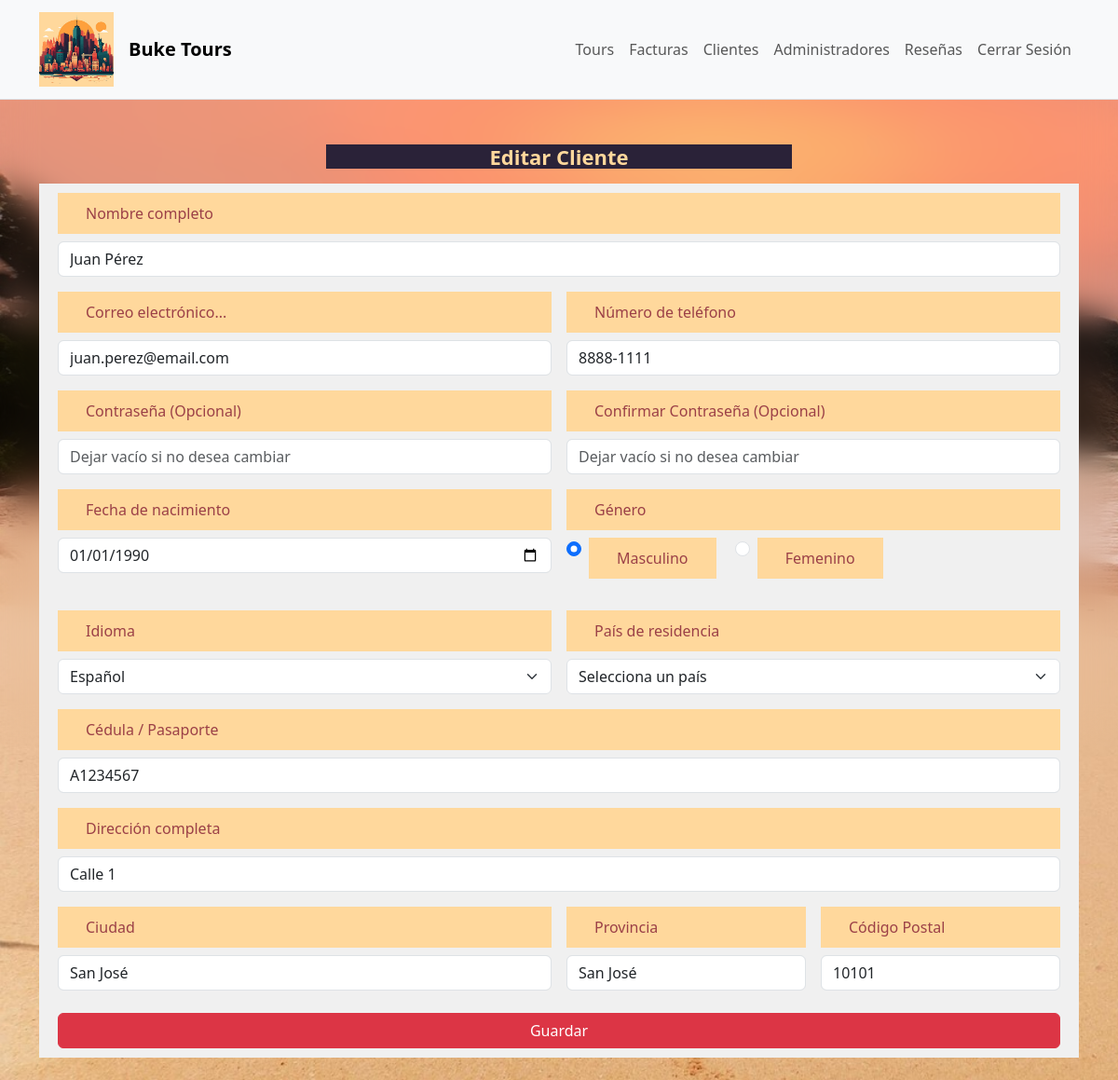
The page /admin/customers/edit.php?id=1 (signed in) on the database its author committed.
### tables this page shows
CREATE TABLE customer (
    id INT UNSIGNED NOT NULL AUTO_INCREMENT,
    full_name VARCHAR(200) NOT NULL,
    email VARCHAR(150) NOT NULL,
    password_hash VARCHAR(255) NOT NULL,
    phone VARCHAR(120) NOT NULL,
    country VARCHAR(120) NOT NULL,
    passport VARCHAR(220) NOT NULL,
    lang VARCHAR(120) NOT NULL,
    genre ENUM('Masculino','Femenino') NOT NULL,
    home_addres VARCHAR(220) NOT NULL,
    city VARCHAR(220) NOT NULL,
    province VARCHAR(230) NOT NULL,
    zip_code VARCHAR(100) NOT NULL,
    birth_date DATE NULL,
    created_at TIMESTAMP DEFAULT CURRENT_TIMESTAMP,
    updated_at TIMESTAMP DEFAULT CURRENT_TIMESTAMP ON UPDATE CURRENT_TIMESTAMP,
    avatar_url VARCHAR(500),
    UNIQUE KEY uq_customer_email (email),
    UNIQUE KEY uq_customer_passport (passport),
    PRIMARY KEY (id)
  );

### php/helpers/get-country.php (the view, shortened to what this page needs)
<?php
function getCountrySelected($country)
{
    $country = strtoupper(trim((string) $country));
    $options = [];
    $defaultSelected = isset($countries[$country]) ? '' : ' selected';
    $options[] = '<option value="no-seleccionado"' . $defaultSelected . '>Selecciona un país</option>';
    foreach ($countries as $code => $label) {
        $selected = $code === $country ? ' selected' : '';
        $options[] = sprintf('<option value="%s"%s>%s</option>', $code, $selected, $label);
    }
    return implode(PHP_EOL, $options);
}
?>

### admin/customers/edit.php (shortened to what this page needs)
<?php
include '../../php/helpers/get-country.php';
$mysqli = openConnection();
$sqlCustomer = 'SELECT * FROM `customer` WHERE id = ? LIMIT 1';
$customers = $mysqli->prepare($sqlCustomer);
$customers->bind_param("i", $_GET['id']);
$customers->execute();
$resultadocustomers = $customers->get_result();
$customerseleccionado = $resultadocustomers->fetch_assoc();
$generoAdmin = $customerseleccionado['genre'] ?? '';
$idiomaAdmin = $customerseleccionado['lang'] ?? 'es';
$paisAdmin = $customerseleccionado['country'] ?? '';
?>
<!DOCTYPE html>
<html lang="es">
<head>
    <link href="https://cdn.jsdelivr.net/npm/bootstrap@5.3.8/dist/css/bootstrap.min.css" rel="stylesheet" />
    <?php include '../../php/components/admin/styles/admin-common-styles.php'; ?>
</head>
<body>
<?php include '../../php/components/admin/nav-bar-admin.php'; ?>
<div class="container py-4 mt-4">
    <div class="d-flex justify-content-between align-items-center mb-3">
        <h4 class="h4 m-auto titulo px-5">Editar Cliente</h4>
  </div>
    <form id="admin-form" novalidate>
            <div class="row g-3">
            <div class="col-12">
                <label
                    for="fullName"
                    class="form-label d-flex text-start"
                    ><?php echo $lang['nombre_completo']; ?></label
                >
                <input
                    id="fullName"
                    name="fullName"
                    type="text"
                    class="form-control"
                    placeholder="<?php echo $lang['nombre_completo']; ?>"
                    autocomplete="name"
                    value="<?= htmlspecialchars($customerseleccionado['full_name'] ?? '')?>"
                />
            </div>
            <div class="col-12 col-md-6">
                <label for="email" class="form-label d-flex text-start"
                    ><?php echo $lang['correo_electronico_ph']; ?></label
                >
                <input
                    id="email"
                    name="email"
                    type="email"
                    class="form-control"
                    placeholder="<?php echo $lang['correo_electronico_ph']; ?>"
                    autocomplete="email"
                    value="<?= htmlspecialchars($customerseleccionado['email'] ?? '')?>"
                />
            </div>
            <div class="col-12 col-md-6">
                <label for="phone" class="form-label d-flex text-start"
                    ><?php echo $lang['numero_telefono'] ?></label
                >
                <input
                    id="phone"
                    name="phone"
                    type="tel"
                    class="form-control"
                    placeholder="<?php echo $lang['numero_telefono'] ?>"
                    autocomplete="tel"
                    inputmode="tel"
                    value="<?= htmlspecialchars($customerseleccionado['phone'] ?? '')?>"
                />
            </div>
            <div class="col-12 col-md-6">
                <label
                    for="password"
                    class="form-label d-flex text-start"
                    >Contraseña (Opcional)</label
                >
                <input
                    id="password"
                    name="password"
                    type="password"
                    class="form-control"
                    placeholder="Dejar vacío si no desea cambiar"
                    autocomplete="new-password"
                />
            </div>
            <div class="col-12 col-md-6">
                <label
                    for="confirm-password"
                    class="form-label d-flex text-start"
                    >Confirmar Contraseña (Opcional)</label
                >
                <input
                    id="confirm-password"
                    name="confirm-password"
                    type="password"
                    class="form-control"
                    placeholder="Dejar vacío si no desea cambiar"
                />
            </div>
            <div class="col-12 col-md-6 form-group text-start mb-3">
                <label
                    for="birthdate"
                    class="form-label d-flex text-start"
                    >Fecha de nacimiento</label
                >
                <input
                    type="date"
                    class="form-control"
                    id="birthdate"
                    name="birthdate"
                    value="<?= htmlspecialchars($customerseleccionado['birth_date'] ?? '')?>"
                />
            </div>
            <div class="col-12 col-md-6 form-group text-start mb-3">
                <label class="form-label d-block d-flex text-start"
                    >Género</label
                >
                <div class="form-check form-check-inline">
                    <input
                        class="form-check-input genre-radio-button"
                        type="radio"
                        name="genero"
                        id="masculino"
                        value="Masculino"
                        <?= (strtolower($generoAdmin) === 'masculino') ? 'checked' : '' ?>
                    />
                    <label
                        class="form-check-label d-flex text-start"
                        for="masculino"
                        >Masculino</label
                    >
                </div>
                <div class="form-check form-check-inline">
                    <input
                        class="form-check-input genre-radio-button"
                        type="radio"
                        name="genero"
                        id="femenino"
                        value="Femenino"
                        <?= (strtolower($generoAdmin) === 'femenino') ? 'checked' : '' ?>
                    />
                    <label
                        class="form-check-label d-flex text-start"
                        for="femenino"
                        >Femenino</label
                    >
                </div>
            </div>
            <div class="col-12 col-md-6 form-group text-start">
                <label for="idioma" class="form-label d-flex text-start"
                    >Idioma</label
                >
                <select
                    id="idioma"
                    name="idioma"
                    class="form-select"
                    aria-label="Idioma Seleccionado"
                >
                    <option value="es" <?= $idiomaAdmin === 'es' ? 'selected' : '' ?>>Español</option>
                </select>
            </div>
            <div class="col-12 col-md-6 form-group">
                <label for="country" class="form-label"
                    >País de residencia</label
                >
                <select
                    class="form-select"
                    autocomplete="country-name"
                    id="country"
                    name="country"
                    placeholder="<?php echo $lang['pais'] ?>"
                    required
                >
                    <?php
                    echo getCountrySelected($paisAdmin);
                    ?>
                </select>
            </div>
            <div class="col-12 col-md-12 form-group text-start">
                <label
                    for="documento"
                    class="form-label d-flex text-start"
                    >Cédula / Pasaporte</label
                >
                <input
                    id="documento"
                    name="documento"
                    type="text"
                    class="form-control"
                    placeholder="Número de Cédula"
                    maxlength="20"
                    value="<?= htmlspecialchars($customerseleccionado['passport'] ?? '')?>"
                />
            </div>
            <div class="col-12 text-start">
                <label for="direccion" class="form-label"
                    ><?php echo $lang['direccion_completa'] ?></label
                >
                <input
                    id="direccion"
                    name="direccion"
                    type="text"
                    class="form-control"
                    placeholder="<?php echo $lang['direccion_completa'] ?>"
                    autocomplete="street-address"
                    maxlength="200"
                    value="<?= htmlspecialchars($customerseleccionado['home_addres'] ?? '')?>"
                />
            </div>
            <div class="col-12 col-md-6">
                <label for="ciudad" class="form-label d-flex text-start"
                    >Ciudad</label
                >
                <input
                    id="ciudad"
                    name="ciudad"
                    type="text"
                    class="form-control"
                    maxlength="50"
                    value="<?= htmlspecialchars($customerseleccionado['city'] ?? '')?>"
                />
            </div>
            <div class="col-6 col-md-3">
                <label
                    for="provincia"
                    class="form-label d-flex text-start"
                    >Provincia</label
                >
                <input
                    id="provincia"
                    name="provincia"
                    type="text"
                    class="form-control"
                    maxlength="60"
                    value="<?= htmlspecialchars($customerseleccionado['province'] ?? '')?>"
                />
            </div>
            <div class="col-6 col-md-3">
                <label for="zip" class="form-label d-flex text-start"
                    >Código Postal</label
                >
                <input
                    id="zip"
                    name="zip"
                    type="text"
                    class="form-control"
                    autocomplete="postal-code"
                    maxlength="30"
                    value="<?= htmlspecialchars($customerseleccionado['zip_code'] ?? '')?>"
                />
            </div>
            <div class="col-12 d-flex justify-content-end pt-2">
                <button
                    type="submit"
                    class="btn btn-danger w-100 px-4"
                    id="btn-profile"
                >
                    <?php echo $lang['boton_guardar_cambios'] ?>
                </button>
            </div>
            </div>
        </form>
</div>
</body>
</html>

### assets/css/admin/footer.css (style rules this page uses)
.titulo { color: #ffd89c !important; font-size: 22px; font-weight: bold; width: 100%; margin: 0 auto; background: #2a2238 !important; max-width: 500px; text-align: center; }
body { background: url("/Buke-Tours/assets/img/costa-rica.jpg") no-repeat; background-size: cover; width: 100%; background-attachment: fixed; backdrop-filter: blur(18px); -webkit-backdrop-filter: blur(18px); height: 100vh; }
form, .table-responsive { background: #f0f0f0; padding: 10px 20px; }
form label { background: #ffd89c !important; color:#9b4047; padding: 10px 30px; max-width: none; text-align: start; width: 100%; }
form { background: #4e89d8; }

### rows shown on the page
customer: fullName "Juan Pérez", email "juan.perez@email.com", phone "8888-1111", birthdate "01/01/1990", genre "☑ Masculino", genre "☐ Femenino", idioma "Español", country "Selecciona un país", documento "A1234567", direccion "Calle 1", ciudad "San José", provincia "San José", zip "10101"

### other values the page prints
$lang['nombre_completo'] "Nombre completo"
$lang['correo_electronico_ph'] "Correo electrónico..."
$lang['numero_telefono'] "Número de teléfono"
$lang['direccion_completa'] "Dirección completa"
$lang['boton_guardar_cambios'] "Guardar"
